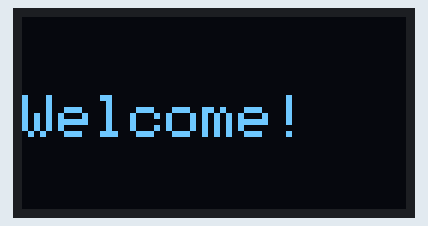
This sketch was run on a simulated Arduino Uno, built with avr-gcc and run on an emulated ATmega328P. Shown: 128×64 one-colour display.

Above: at 2.28 s.
At 2.97 s:
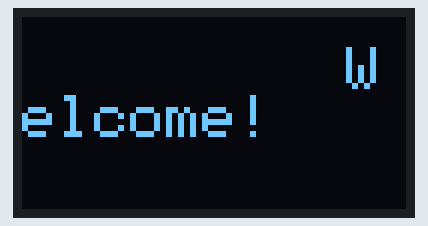
At 4.23 s:
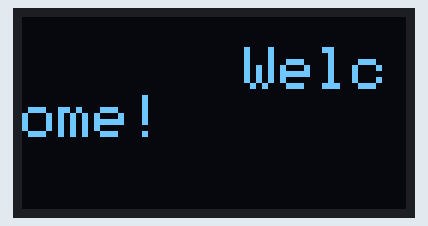
At 6.12 s:
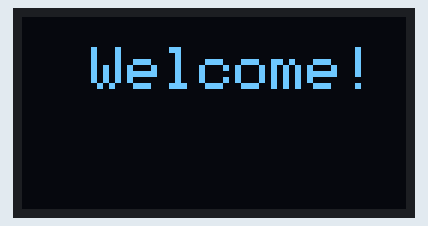
At 8.01 s:
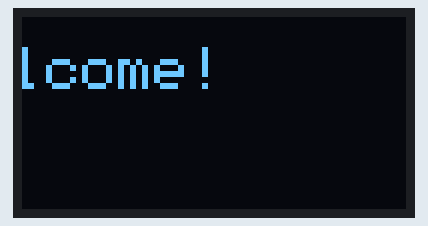
At 10.2 s:
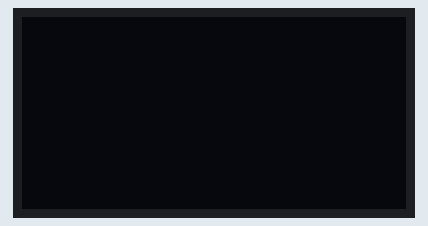

Measured:
- by itself, everything shown: repeats every 9.5 s, in 27 steps
- what the display in image 0 shows lasts 0.4 s, from 2.1 s to 2.5 s
- what the display in image 5 shows lasts 1.4 s, from 10.1 s to 11.5 s

The sketch:

Oled_display_test.ino
```cpp
#include <Wire.h>
#include <Adafruit_GFX.h>
#include <Adafruit_SSD1306.h>

#define SCREEN_WIDTH 128
#define SCREEN_HEIGHT 64

Adafruit_SSD1306 display(SCREEN_WIDTH, SCREEN_HEIGHT, &Wire, -1);

const char welcomeText[] = "Welcome!";

void setup() {
  Serial.begin(115200);

  if (!display.begin(SSD1306_SWITCHCAPVCC, 0x3C)) {
    Serial.println(F("SSD1306 allocation failed"));
    for (;;);
  }
  delay(2000);
  display.clearDisplay();
  display.setTextSize(2);
  display.setTextColor(WHITE);
}

void loop() {
  static int scrollPosition = SCREEN_WIDTH;

  display.clearDisplay();
  display.setCursor(scrollPosition, 10);
  display.print(welcomeText);

  scrollPosition--;

  if (scrollPosition < -display.width()) {
    scrollPosition = SCREEN_WIDTH;
  }

  display.display();
  delay(10);
}
```
